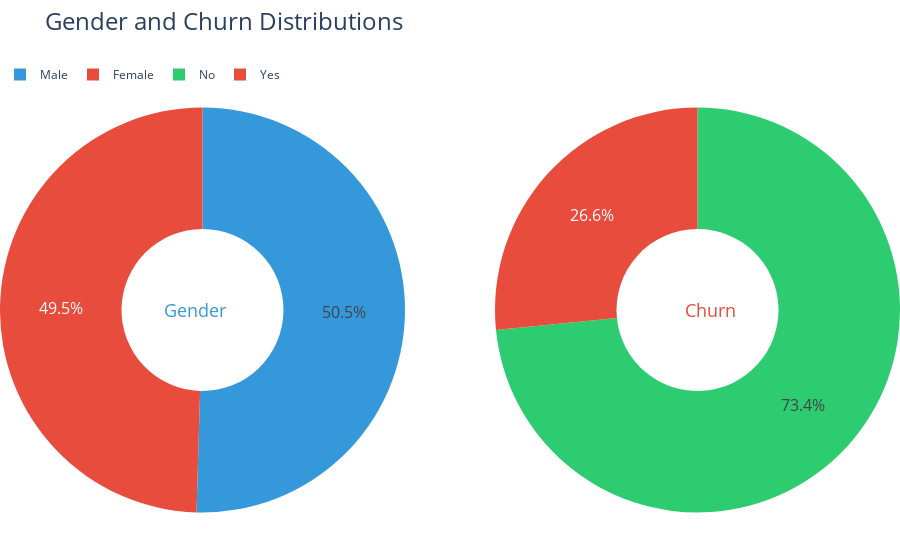

Write notebook code for a chart like this one.
### Markdown cell above
### Data Visualrization:

### Code cell
import plotly.graph_objects as go
from plotly.subplots import make_subplots

# Define data
g_labels = ['Male', 'Female']
c_labels = ['No', 'Yes']

# Create subplots: use 'domain' type for Pie subplot
fig = make_subplots(rows=1, cols=2, specs=[[{'type': 'domain'}, {'type': 'domain'}]])

# Plot for Gender
fig.add_trace(
    go.Pie(labels=g_labels, values=df['gender'].value_counts(), name="Gender", marker=dict(colors=['#3498db', '#e74c3c'])),
    1, 1
)

# Plot for Churn
fig.add_trace(
    go.Pie(labels=c_labels, values=df['Churn'].value_counts(), name="Churn", marker=dict(colors=['#2ecc71', '#e74c3c'])),
    1, 2
)

# Use `hole` to create a donut-like pie chart
fig.update_traces(hole=0.4, hoverinfo="label+percent+name", textfont_size=16)

# Update layout for better aesthetics
fig.update_layout(
    title_text="Gender and Churn Distributions",
    title_font_size=24,
    # Add annotations in the center of the donut pies.
    annotations=[
        dict(text='Gender', x=0.18, y=0.5, font_size=18, showarrow=False, font_color='#3498db'),
        dict(text='Churn', x=0.82, y=0.5, font_size=18, showarrow=False, font_color='#e74c3c')
    ],
    legend=dict(x=0, y=1, traceorder='normal', orientation='h'),
    margin=dict(l=0, r=0, b=0, t=60),
    paper_bgcolor='rgba(0,0,0,0)',
    plot_bgcolor='rgba(0,0,0,0)',
)

# Show the plot
fig.show()

### Figure 1 — Plotly figure (JSON) as saved in the notebook; plotly's stock layout.template omitted (floating-point values rounded to 4 significant figures)
{"data": [{"domain": {"x": [0, 0.45], "y": [0, 1]}, "hole": 0.4, "hoverinfo": "label+percent+name", "labels": ["Male", "Female"], "marker": {"colors": ["#3498db", "#e74c3c"]}, "name": "Gender", "textfont": {"size": 16}, "type": "pie", "values": [3549, 3483]}, {"domain": {"x": [0.55, 1], "y": [0, 1]}, "hole": 0.4, "hoverinfo": "label+percent+name", "labels": ["No", "Yes"], "marker": {"colors": ["#2ecc71", "#e74c3c"]}, "name": "Churn", "textfont": {"size": 16}, "type": "pie", "values": [5163, 1869]}], "layout": {"annotations": [{"font": {"color": "#3498db", "size": 18}, "showarrow": false, "text": "Gender", "x": 0.18, "y": 0.5}, {"font": {"color": "#e74c3c", "size": 18}, "showarrow": false, "text": "Churn", "x": 0.82, "y": 0.5}], "autosize": true, "legend": {"orientation": "h", "traceorder": "normal", "x": 0, "y": 1}, "margin": {"b": 0, "l": 0, "r": 0, "t": 60}, "paper_bgcolor": "rgba(0, 0, 0, 0)", "plot_bgcolor": "rgba(0, 0, 0, 0)", "title": {"font": {"size": 24}, "text": "Gender and Churn Distributions"}}}
